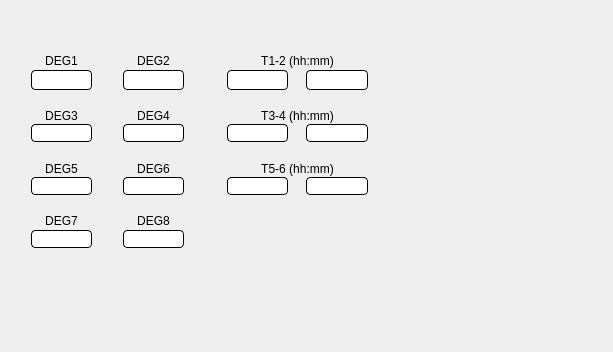
     <widget class="QWidget" name="page_Prog">
      <layout class="QGridLayout" name="gridLayout_2" rowstretch="10,5,5,5,5,5,5,5,5,5,5,5,5,15,15" columnstretch="5,10,5,10,7,10,3,10,5,10,5,15,5">
       <property name="leftMargin">
        <number>0</number>
       </property>
       <property name="topMargin">
        <number>0</number>
       </property>
       <property name="rightMargin">
        <number>0</number>
       </property>
       <property name="bottomMargin">
        <number>0</number>
       </property>
       <property name="spacing">
        <number>0</number>
       </property>
       <item row="5" column="11" rowspan="2">
        <widget class="QLabel" name="label_Draw34">
         <property name="sizePolicy">
          <sizepolicy hsizetype="Expanding" vsizetype="Expanding">
           <horstretch>0</horstretch>
           <verstretch>0</verstretch>
          </sizepolicy>
         </property>
         <property name="text">
          <string/>
         </property>
        </widget>
       </item>
       <item row="11" column="3">
        <widget class="QLabel" name="label_Ang8">
         <property name="sizePolicy">
          <sizepolicy hsizetype="Expanding" vsizetype="Expanding">
           <horstretch>0</horstretch>
           <verstretch>0</verstretch>
          </sizepolicy>
         </property>
         <property name="text">
          <string>DEG8</string>
         </property>
         <property name="alignment">
          <set>Qt::AlignCenter</set>
         </property>
        </widget>
       </item>
       <item row="8" column="3">
        <widget class="QLabel" name="label_Ang6">
         <property name="sizePolicy">
          <sizepolicy hsizetype="Expanding" vsizetype="Expanding">
           <horstretch>0</horstretch>
           <verstretch>0</verstretch>
          </sizepolicy>
         </property>
         <property name="text">
          <string>DEG6</string>
         </property>
         <property name="alignment">
          <set>Qt::AlignCenter</set>
         </property>
        </widget>
       </item>
       <item row="4" column="1">
        <spacer name="verticalSpacer_3">
         <property name="orientation">
          <enum>Qt::Vertical</enum>
         </property>
         <property name="sizeHint" stdset="0">
          <size>
           <width>20</width>
           <height>39</height>
          </size>
         </property>
        </spacer>
       </item>
       <item row="11" column="11" rowspan="2">
        <widget class="QLabel" name="label_Draw78">
         <property name="text">
          <string/>
         </property>
        </widget>
       </item>
       <item row="13" column="1">
        <spacer name="verticalSpacer_2">
         <property name="orientation">
          <enum>Qt::Vertical</enum>
         </property>
         <property name="sizeHint" stdset="0">
          <size>
           <width>20</width>
           <height>39</height>
          </size>
         </property>
        </spacer>
       </item>
       <item row="5" column="1">
        <widget class="QLabel" name="label_Ang3">
         <property name="sizePolicy">
          <sizepolicy hsizetype="Expanding" vsizetype="Expanding">
           <horstretch>0</horstretch>
           <verstretch>0</verstretch>
          </sizepolicy>
         </property>
         <property name="text">
          <string>DEG3</string>
         </property>
         <property name="alignment">
          <set>Qt::AlignCenter</set>
         </property>
        </widget>
       </item>
       <item row="6" column="1">
        <widget class="QLineEdit" name="lineEdit_Ang3">
         <property name="sizePolicy">
          <sizepolicy hsizetype="Expanding" vsizetype="Expanding">
           <horstretch>0</horstretch>
           <verstretch>0</verstretch>
          </sizepolicy>
         </property>
         <property name="styleSheet">
          <string notr="true">QLineEdit{
border-width: 1px;
border-style: solid; 
border-radius: 4px; 
border-color: rgb(0, 0, 0);
}</string>
         </property>
         <property name="alignment">
          <set>Qt::AlignCenter</set>
         </property>
         <property name="readOnly">
          <bool>true</bool>
         </property>
        </widget>
       </item>
       <item row="3" column="3">
        <widget class="QLineEdit" name="lineEdit_Ang2">
         <property name="sizePolicy">
          <sizepolicy hsizetype="Expanding" vsizetype="Expanding">
           <horstretch>0</horstretch>
           <verstretch>0</verstretch>
          </sizepolicy>
         </property>
         <property name="styleSheet">
          <string notr="true">QLineEdit{
border-width: 1px;
border-style: solid; 
border-radius: 4px; 
border-color: rgb(0, 0, 0);
}</string>
         </property>
         <property name="text">
          <string/>
         </property>
         <property name="alignment">
          <set>Qt::AlignCenter</set>
         </property>
         <property name="readOnly">
          <bool>true</bool>
         </property>
        </widget>
       </item>
       <item row="3" column="8">
        <spacer name="horizontalSpacer_6">
         <property name="orientation">
          <enum>Qt::Horizontal</enum>
         </property>
         <property name="sizeHint" stdset="0">
          <size>
           <width>13</width>
           <height>20</height>
          </size>
         </property>
        </spacer>
       </item>
       <item row="8" column="11" rowspan="2">
        <widget class="QLabel" name="label_Draw56">
         <property name="sizePolicy">
          <sizepolicy hsizetype="Expanding" vsizetype="Expanding">
           <horstretch>0</horstretch>
           <verstretch>0</verstretch>
          </sizepolicy>
         </property>
         <property name="text">
          <string/>
         </property>
        </widget>
       </item>
       <item row="9" column="7">
        <widget class="QLineEdit" name="lineEdit_T56mm">
         <property name="sizePolicy">
          <sizepolicy hsizetype="Expanding" vsizetype="Expanding">
           <horstretch>0</horstretch>
           <verstretch>0</verstretch>
          </sizepolicy>
         </property>
         <property name="styleSheet">
          <string notr="true">QLineEdit{
border-width: 1px;
border-style: solid; 
border-radius: 4px; 
border-color: rgb(0, 0, 0);
}</string>
         </property>
         <property name="alignment">
          <set>Qt::AlignCenter</set>
         </property>
         <property name="readOnly">
          <bool>true</bool>
         </property>
        </widget>
       </item>
       <item row="3" column="0">
        <spacer name="horizontalSpacer">
         <property name="orientation">
          <enum>Qt::Horizontal</enum>
         </property>
         <property name="sizeType">
          <enum>QSizePolicy::Expanding</enum>
         </property>
         <property name="sizeHint" stdset="0">
          <size>
           <width>12</width>
           <height>20</height>
          </size>
         </property>
        </spacer>
       </item>
       <item row="0" column="1">
        <widget class="QPushButton" name="pushButton_P1">
         <property name="sizePolicy">
          <sizepolicy hsizetype="Expanding" vsizetype="Expanding">
           <horstretch>0</horstretch>
           <verstretch>0</verstretch>
          </sizepolicy>
         </property>
         <property name="focusPolicy">
          <enum>Qt::NoFocus</enum>
         </property>
         <property name="styleSheet">
          <string notr="true">QPushButton{
border-width: 0px;
border-style: solid; 
border-color: rgb(0, 0, 0);
outline: none;
}
</string>
         </property>
         <property name="text">
          <string/>
         </property>
         <property name="icon">
          <iconset resource="resources.qrc">
           <normaloff>:/Resources/P1.png</normaloff>:/Resources/P1.png</iconset>
         </property>
         <property name="iconSize">
          <size>
           <width>32</width>
           <height>32</height>
          </size>
         </property>
        </widget>
       </item>
       <item row="9" column="3">
        <widget class="QLineEdit" name="lineEdit_Ang6">
         <property name="sizePolicy">
          <sizepolicy hsizetype="Expanding" vsizetype="Expanding">
           <horstretch>0</horstretch>
           <verstretch>0</verstretch>
          </sizepolicy>
         </property>
         <property name="styleSheet">
          <string notr="true">QLineEdit{
border-width: 1px;
border-style: solid; 
border-radius: 4px; 
border-color: rgb(0, 0, 0);
}</string>
         </property>
         <property name="alignment">
          <set>Qt::AlignCenter</set>
         </property>
         <property name="readOnly">
          <bool>true</bool>
         </property>
        </widget>
       </item>
       <item row="14" column="9" colspan="3">
        <widget class="QPushButton" name="pushButton_Piu">
         <property name="sizePolicy">
          <sizepolicy hsizetype="Expanding" vsizetype="Expanding">
           <horstretch>0</horstretch>
           <verstretch>0</verstretch>
          </sizepolicy>
         </property>
         <property name="focusPolicy">
          <enum>Qt::NoFocus</enum>
         </property>
         <property name="styleSheet">
          <string notr="true">QPushButton{
border-width: 0px;
border-style: solid; 
border-color: rgb(0, 0, 0);
outline: none;
}
</string>
         </property>
         <property name="text">
          <string/>
         </property>
         <property name="icon">
          <iconset resource="resources.qrc">
           <normaloff>:/Resources/plus.png</normaloff>:/Resources/plus.png</iconset>
         </property>
         <property name="iconSize">
          <size>
           <width>32</width>
           <height>32</height>
          </size>
         </property>
         <property name="autoRepeat">
          <bool>true</bool>
         </property>
         <property name="autoRepeatDelay">
          <number>300</number>
         </property>
         <property name="autoRepeatInterval">
          <number>100</number>
         </property>
        </widget>
       </item>
       <item row="9" column="1">
        <widget class="QLineEdit" name="lineEdit_Ang5">
         <property name="sizePolicy">
          <sizepolicy hsizetype="Expanding" vsizetype="Expanding">
           <horstretch>0</horstretch>
           <verstretch>0</verstretch>
          </sizepolicy>
         </property>
         <property name="styleSheet">
          <string notr="true">QLineEdit{
border-width: 1px;
border-style: solid; 
border-radius: 4px; 
border-color: rgb(0, 0, 0);
}</string>
         </property>
         <property name="alignment">
          <set>Qt::AlignCenter</set>
         </property>
         <property name="readOnly">
          <bool>true</bool>
         </property>
        </widget>
       </item>
       <item row="3" column="7">
        <widget class="QLineEdit" name="lineEdit_T12mm">
         <property name="sizePolicy">
          <sizepolicy hsizetype="Expanding" vsizetype="Expanding">
           <horstretch>0</horstretch>
           <verstretch>0</verstretch>
          </sizepolicy>
         </property>
         <property name="styleSheet">
          <string notr="true">QLineEdit{
border-width: 1px;
border-style: solid; 
border-radius: 4px; 
border-color: rgb(0, 0, 0);
}</string>
         </property>
         <property name="text">
          <string/>
         </property>
         <property name="alignment">
          <set>Qt::AlignCenter</set>
         </property>
         <property name="readOnly">
          <bool>true</bool>
         </property>
        </widget>
       </item>
       <item row="9" column="9">
        <widget class="QPushButton" name="pushButton_Rot5678">
         <property name="sizePolicy">
          <sizepolicy hsizetype="Expanding" vsizetype="Expanding">
           <horstretch>0</horstretch>
           <verstretch>0</verstretch>
          </sizepolicy>
         </property>
         <property name="focusPolicy">
          <enum>Qt::NoFocus</enum>
         </property>
         <property name="styleSheet">
          <string notr="true">QPushButton{
border-width: 0px;
border-style: solid; 
border-color: rgb(0, 0, 0);
outline: none;
}
</string>
         </property>
         <property name="text">
          <string/>
         </property>
         <property name="icon">
          <iconset resource="resources.qrc">
           <normaloff>:/Resources/orario.png</normaloff>:/Resources/orario.png</iconset>
         </property>
         <property name="iconSize">
          <size>
           <width>24</width>
           <height>24</height>
          </size>
         </property>
        </widget>
       </item>
       <item row="0" column="5">
        <widget class="QPushButton" name="pushButton_TM">
         <property name="sizePolicy">
          <sizepolicy hsizetype="Expanding" vsizetype="Expanding">
           <horstretch>0</horstretch>
           <verstretch>0</verstretch>
          </sizepolicy>
         </property>
         <property name="focusPolicy">
          <enum>Qt::NoFocus</enum>
         </property>
         <property name="styleSheet">
          <string notr="true">QPushButton{
border-width: 0px;
border-style: solid; 
border-color: rgb(0, 0, 0);
outline: none;
}
</string>
         </property>
         <property name="text">
          <string/>
         </property>
         <property name="icon">
          <iconset resource="resources.qrc">
           <normaloff>:/Resources/tempo.png</normaloff>:/Resources/tempo.png</iconset>
         </property>
         <property name="iconSize">
          <size>
           <width>32</width>
           <height>32</height>
          </size>
         </property>
        </widget>
       </item>
       <item row="5" column="3">
        <widget class="QLabel" name="label_Ang4">
         <property name="sizePolicy">
          <sizepolicy hsizetype="Expanding" vsizetype="Expanding">
           <horstretch>0</horstretch>
           <verstretch>0</verstretch>
          </sizepolicy>
         </property>
         <property name="text">
          <string>DEG4</string>
         </property>
         <property name="alignment">
          <set>Qt::AlignCenter</set>
         </property>
        </widget>
       </item>
       <item row="3" column="1">
        <widget class="QLineEdit" name="lineEdit_Ang1">
         <property name="sizePolicy">
          <sizepolicy hsizetype="Expanding" vsizetype="Expanding">
           <horstretch>0</horstretch>
           <verstretch>0</verstretch>
          </sizepolicy>
         </property>
         <property name="minimumSize">
          <size>
           <width>0</width>
           <height>0</height>
          </size>
         </property>
         <property name="styleSheet">
          <string notr="true">QLineEdit{
border-width: 1px;
border-style: solid; 
border-radius: 4px; 
border-color: rgb(0, 0, 0);
}</string>
         </property>
         <property name="text">
          <string/>
         </property>
         <property name="alignment">
          <set>Qt::AlignCenter</set>
         </property>
         <property name="readOnly">
          <bool>true</bool>
         </property>
        </widget>
       </item>
       <item row="12" column="3">
        <widget class="QLineEdit" name="lineEdit_Ang8">
         <property name="sizePolicy">
          <sizepolicy hsizetype="Expanding" vsizetype="Expanding">
           <horstretch>0</horstretch>
           <verstretch>0</verstretch>
          </sizepolicy>
         </property>
         <property name="styleSheet">
          <string notr="true">QLineEdit{
border-width: 1px;
border-style: solid; 
border-radius: 4px; 
border-color: rgb(0, 0, 0);
}</string>
         </property>
         <property name="alignment">
          <set>Qt::AlignCenter</set>
         </property>
         <property name="readOnly">
          <bool>true</bool>
         </property>
        </widget>
       </item>
       <item row="3" column="5">
        <widget class="QLineEdit" name="lineEdit_T12hh">
         <property name="sizePolicy">
          <sizepolicy hsizetype="Expanding" vsizetype="Expanding">
           <horstretch>0</horstretch>
           <verstretch>0</verstretch>
          </sizepolicy>
         </property>
         <property name="styleSheet">
          <string notr="true">QLineEdit{
border-width: 1px;
border-style: solid; 
border-radius: 4px; 
border-color: rgb(0, 0, 0);
}</string>
         </property>
         <property name="text">
          <string/>
         </property>
         <property name="alignment">
          <set>Qt::AlignCenter</set>
         </property>
         <property name="readOnly">
          <bool>true</bool>
         </property>
        </widget>
       </item>
       <item row="3" column="4">
        <spacer name="horizontalSpacer_4">
         <property name="orientation">
          <enum>Qt::Horizontal</enum>
         </property>
         <property name="sizeHint" stdset="0">
          <size>
           <width>13</width>
           <height>20</height>
          </size>
         </property>
        </spacer>
       </item>
       <item row="0" column="3">
        <widget class="QPushButton" name="pushButton_P2">
         <property name="sizePolicy">
          <sizepolicy hsizetype="Expanding" vsizetype="Expanding">
           <horstretch>0</horstretch>
           <verstretch>0</verstretch>
          </sizepolicy>
         </property>
         <property name="focusPolicy">
          <enum>Qt::NoFocus</enum>
         </property>
         <property name="styleSheet">
          <string notr="true">QPushButton{
border-width: 0px;
border-style: solid; 
border-color: rgb(0, 0, 0);
outline: none;
}
</string>
         </property>
         <property name="text">
          <string/>
         </property>
         <property name="icon">
          <iconset resource="resources.qrc">
           <normaloff>:/Resources/P2.png</normaloff>:/Resources/P2.png</iconset>
         </property>
         <property name="iconSize">
          <size>
           <width>32</width>
           <height>32</height>
          </size>
         </property>
        </widget>
       </item>
       <item row="6" column="7">
        <widget class="QLineEdit" name="lineEdit_T34mm">
         <property name="sizePolicy">
          <sizepolicy hsizetype="Expanding" vsizetype="Expanding">
           <horstretch>0</horstretch>
           <verstretch>0</verstretch>
          </sizepolicy>
         </property>
         <property name="styleSheet">
          <string notr="true">QLineEdit{
border-width: 1px;
border-style: solid; 
border-radius: 4px; 
border-color: rgb(0, 0, 0);
}</string>
         </property>
         <property name="alignment">
          <set>Qt::AlignCenter</set>
         </property>
         <property name="readOnly">
          <bool>true</bool>
         </property>
        </widget>
       </item>
       <item row="10" column="1">
        <spacer name="verticalSpacer_5">
         <property name="orientation">
          <enum>Qt::Vertical</enum>
         </property>
         <property name="sizeHint" stdset="0">
          <size>
           <width>20</width>
           <height>38</height>
          </size>
         </property>
        </spacer>
       </item>
       <item row="2" column="1">
        <widget class="QLabel" name="label_Ang1">
         <property name="sizePolicy">
          <sizepolicy hsizetype="Expanding" vsizetype="Expanding">
           <horstretch>0</horstretch>
           <verstretch>0</verstretch>
          </sizepolicy>
         </property>
         <property name="text">
          <string>DEG1</string>
         </property>
         <property name="alignment">
          <set>Qt::AlignCenter</set>
         </property>
        </widget>
       </item>
       <item row="3" column="2">
        <spacer name="horizontalSpacer_3">
         <property name="orientation">
          <enum>Qt::Horizontal</enum>
         </property>
         <property name="sizeHint" stdset="0">
          <size>
           <width>12</width>
           <height>20</height>
          </size>
         </property>
        </spacer>
       </item>
       <item row="9" column="5">
        <widget class="QLineEdit" name="lineEdit_T56hh">
         <property name="sizePolicy">
          <sizepolicy hsizetype="Expanding" vsizetype="Expanding">
           <horstretch>0</horstretch>
           <verstretch>0</verstretch>
          </sizepolicy>
         </property>
         <property name="styleSheet">
          <string notr="true">QLineEdit{
border-width: 1px;
border-style: solid; 
border-radius: 4px; 
border-color: rgb(0, 0, 0);
}</string>
         </property>
         <property name="alignment">
          <set>Qt::AlignCenter</set>
         </property>
         <property name="readOnly">
          <bool>true</bool>
         </property>
        </widget>
       </item>
       <item row="8" column="1">
        <widget class="QLabel" name="label_Ang5">
         <property name="sizePolicy">
          <sizepolicy hsizetype="Expanding" vsizetype="Expanding">
           <horstretch>0</horstretch>
           <verstretch>0</verstretch>
          </sizepolicy>
         </property>
         <property name="text">
          <string>DEG5</string>
         </property>
         <property name="alignment">
          <set>Qt::AlignCenter</set>
         </property>
        </widget>
       </item>
       <item row="1" column="1">
        <spacer name="verticalSpacer">
         <property name="orientation">
          <enum>Qt::Vertical</enum>
         </property>
         <property name="sizeHint" stdset="0">
          <size>
           <width>20</width>
           <height>39</height>
          </size>
         </property>
        </spacer>
       </item>
       <item row="6" column="9">
        <widget class="QPushButton" name="pushButton_Rot3456">
         <property name="sizePolicy">
          <sizepolicy hsizetype="Expanding" vsizetype="Expanding">
           <horstretch>0</horstretch>
           <verstretch>0</verstretch>
          </sizepolicy>
         </property>
         <property name="focusPolicy">
          <enum>Qt::NoFocus</enum>
         </property>
         <property name="styleSheet">
          <string notr="true">QPushButton{
border-width: 0px;
border-style: solid; 
border-color: rgb(0, 0, 0);
outline: none;
}
</string>
         </property>
         <property name="text">
          <string/>
         </property>
         <property name="icon">
          <iconset resource="resources.qrc">
           <normaloff>:/Resources/orario.png</normaloff>:/Resources/orario.png</iconset>
         </property>
         <property name="iconSize">
          <size>
           <width>24</width>
           <height>24</height>
          </size>
         </property>
        </widget>
       </item>
       <item row="14" column="1" colspan="3">
        <widget class="QPushButton" name="pushButton_Meno">
         <property name="sizePolicy">
          <sizepolicy hsizetype="Expanding" vsizetype="Expanding">
           <horstretch>0</horstretch>
           <verstretch>0</verstretch>
          </sizepolicy>
         </property>
         <property name="focusPolicy">
          <enum>Qt::NoFocus</enum>
         </property>
         <property name="styleSheet">
          <string notr="true">QPushButton{
border-width: 0px;
border-style: solid; 
border-color: rgb(0, 0, 0);
outline: none;
}
</string>
         </property>
         <property name="text">
          <string/>
         </property>
         <property name="icon">
          <iconset resource="resources.qrc">
           <normaloff>:/Resources/minus.png</normaloff>:/Resources/minus.png</iconset>
         </property>
         <property name="iconSize">
          <size>
           <width>32</width>
           <height>32</height>
          </size>
         </property>
         <property name="autoRepeat">
          <bool>true</bool>
         </property>
         <property name="autoRepeatInterval">
          <number>100</number>
         </property>
        </widget>
       </item>
       <item row="3" column="6">
        <spacer name="horizontalSpacer_5">
         <property name="orientation">
          <enum>Qt::Horizontal</enum>
         </property>
         <property name="sizeHint" stdset="0">
          <size>
           <width>12</width>
           <height>20</height>
          </size>
         </property>
        </spacer>
       </item>
       <item row="11" column="1">
        <widget class="QLabel" name="label_Ang7">
         <property name="sizePolicy">
          <sizepolicy hsizetype="Expanding" vsizetype="Expanding">
           <horstretch>0</horstretch>
           <verstretch>0</verstretch>
          </sizepolicy>
         </property>
         <property name="text">
          <string>DEG7</string>
         </property>
         <property name="alignment">
          <set>Qt::AlignCenter</set>
         </property>
        </widget>
       </item>
       <item row="3" column="9">
        <widget class="QPushButton" name="pushButton_Rot1234">
         <property name="sizePolicy">
          <sizepolicy hsizetype="Expanding" vsizetype="Expanding">
           <horstretch>0</horstretch>
           <verstretch>0</verstretch>
          </sizepolicy>
         </property>
         <property name="focusPolicy">
          <enum>Qt::NoFocus</enum>
         </property>
         <property name="styleSheet">
          <string notr="true">QPushButton{
border-width: 0px;
border-style: solid; 
border-color: rgb(0, 0, 0);
outline: none;
}
</string>
         </property>
         <property name="text">
          <string/>
         </property>
         <property name="icon">
          <iconset resource="resources.qrc">
           <normaloff>:/Resources/orario.png</normaloff>:/Resources/orario.png</iconset>
         </property>
         <property name="iconSize">
          <size>
           <width>24</width>
           <height>24</height>
          </size>
         </property>
        </widget>
       </item>
       <item row="3" column="10">
        <spacer name="horizontalSpacer_2">
         <property name="orientation">
          <enum>Qt::Horizontal</enum>
         </property>
         <property name="sizeHint" stdset="0">
          <size>
           <width>40</width>
           <height>20</height>
          </size>
         </property>
        </spacer>
       </item>
       <item row="6" column="3">
        <widget class="QLineEdit" name="lineEdit_Ang4">
         <property name="sizePolicy">
          <sizepolicy hsizetype="Expanding" vsizetype="Expanding">
           <horstretch>0</horstretch>
           <verstretch>0</verstretch>
          </sizepolicy>
         </property>
         <property name="styleSheet">
          <string notr="true">QLineEdit{
border-width: 1px;
border-style: solid; 
border-radius: 4px; 
border-color: rgb(0, 0, 0);
}</string>
         </property>
         <property name="alignment">
          <set>Qt::AlignCenter</set>
         </property>
         <property name="readOnly">
          <bool>true</bool>
         </property>
        </widget>
       </item>
       <item row="7" column="1">
        <spacer name="verticalSpacer_4">
         <property name="orientation">
          <enum>Qt::Vertical</enum>
         </property>
         <property name="sizeHint" stdset="0">
          <size>
           <width>20</width>
           <height>39</height>
          </size>
         </property>
        </spacer>
       </item>
       <item row="2" column="3">
        <widget class="QLabel" name="label_Ang2">
         <property name="sizePolicy">
          <sizepolicy hsizetype="Expanding" vsizetype="Expanding">
           <horstretch>0</horstretch>
           <verstretch>0</verstretch>
          </sizepolicy>
         </property>
         <property name="text">
          <string>DEG2</string>
         </property>
         <property name="alignment">
          <set>Qt::AlignCenter</set>
         </property>
        </widget>
       </item>
       <item row="12" column="1">
        <widget class="QLineEdit" name="lineEdit_Ang7">
         <property name="sizePolicy">
          <sizepolicy hsizetype="Expanding" vsizetype="Expanding">
           <horstretch>0</horstretch>
           <verstretch>0</verstretch>
          </sizepolicy>
         </property>
         <property name="styleSheet">
          <string notr="true">QLineEdit{
border-width: 1px;
border-style: solid; 
border-radius: 4px; 
border-color: rgb(0, 0, 0);
}</string>
         </property>
         <property name="alignment">
          <set>Qt::AlignCenter</set>
         </property>
         <property name="readOnly">
          <bool>true</bool>
         </property>
        </widget>
       </item>
       <item row="6" column="5">
        <widget class="QLineEdit" name="lineEdit_T34hh">
         <property name="sizePolicy">
          <sizepolicy hsizetype="Expanding" vsizetype="Expanding">
           <horstretch>0</horstretch>
           <verstretch>0</verstretch>
          </sizepolicy>
         </property>
         <property name="styleSheet">
          <string notr="true">QLineEdit{
border-width: 1px;
border-style: solid; 
border-radius: 4px; 
border-color: rgb(0, 0, 0);
}</string>
         </property>
         <property name="alignment">
          <set>Qt::AlignCenter</set>
         </property>
         <property name="readOnly">
          <bool>true</bool>
         </property>
        </widget>
       </item>
       <item row="3" column="12">
        <spacer name="horizontalSpacer_7">
         <property name="orientation">
          <enum>Qt::Horizontal</enum>
         </property>
         <property name="sizeHint" stdset="0">
          <size>
           <width>40</width>
           <height>20</height>
          </size>
         </property>
        </spacer>
       </item>
       <item row="14" column="5" colspan="3">
        <widget class="QPushButton" name="pushButton_Update">
         <property name="sizePolicy">
          <sizepolicy hsizetype="Expanding" vsizetype="Expanding">
           <horstretch>0</horstretch>
           <verstretch>0</verstretch>
          </sizepolicy>
         </property>
         <property name="focusPolicy">
          <enum>Qt::ClickFocus</enum>
         </property>
         <property name="styleSheet">
          <string notr="true">QPushButton{
border-width: 0px;
border-style: solid; 
border-color: rgb(0, 0, 0);
outline: none;
}
</string>
         </property>
         <property name="text">
          <string/>
         </property>
         <property name="icon">
          <iconset resource="resources.qrc">
           <normaloff>:/Resources/Refresh.png</normaloff>:/Resources/Refresh.png</iconset>
         </property>
         <property name="iconSize">
          <size>
           <width>32</width>
           <height>32</height>
          </size>
         </property>
        </widget>
       </item>
       <item row="2" column="5" colspan="3">
        <widget class="QLabel" name="label_T12">
         <property name="sizePolicy">
          <sizepolicy hsizetype="Expanding" vsizetype="Expanding">
           <horstretch>0</horstretch>
           <verstretch>0</verstretch>
          </sizepolicy>
         </property>
         <property name="text">
          <string>T1-2 (hh:mm)</string>
         </property>
         <property name="alignment">
          <set>Qt::AlignCenter</set>
         </property>
        </widget>
       </item>
       <item row="5" column="5" colspan="3">
        <widget class="QLabel" name="label_T34">
         <property name="sizePolicy">
          <sizepolicy hsizetype="Expanding" vsizetype="Expanding">
           <horstretch>0</horstretch>
           <verstretch>0</verstretch>
          </sizepolicy>
         </property>
         <property name="text">
          <string>T3-4 (hh:mm)</string>
         </property>
         <property name="alignment">
          <set>Qt::AlignCenter</set>
         </property>
        </widget>
       </item>
       <item row="8" column="5" colspan="3">
        <widget class="QLabel" name="label_T56">
         <property name="sizePolicy">
          <sizepolicy hsizetype="Expanding" vsizetype="Expanding">
           <horstretch>0</horstretch>
           <verstretch>0</verstretch>
          </sizepolicy>
         </property>
         <property name="text">
          <string>T5-6 (hh:mm)</string>
         </property>
         <property name="alignment">
          <set>Qt::AlignCenter</set>
         </property>
        </widget>
       </item>
       <item row="2" column="11" rowspan="2">
        <widget class="QLabel" name="label_Draw12">
         <property name="sizePolicy">
          <sizepolicy hsizetype="Expanding" vsizetype="Expanding">
           <horstretch>0</horstretch>
           <verstretch>0</verstretch>
          </sizepolicy>
         </property>
         <property name="text">
          <string/>
         </property>
        </widget>
       </item>
       <item row="0" column="10" colspan="2">
        <widget class="QPushButton" name="pushButton_LoadSave">
         <property name="sizePolicy">
          <sizepolicy hsizetype="Expanding" vsizetype="Expanding">
           <horstretch>0</horstretch>
           <verstretch>0</verstretch>
          </sizepolicy>
         </property>
         <property name="focusPolicy">
          <enum>Qt::NoFocus</enum>
         </property>
         <property name="styleSheet">
          <string notr="true">QPushButton{
border-width: 0px;
border-style: solid; 
border-color: rgb(0, 0, 0);
outline: none;
}
</string>
         </property>
         <property name="text">
          <string/>
         </property>
         <property name="icon">
          <iconset resource="resources.qrc">
           <normaloff>:/Resources/loadsave.png</normaloff>:/Resources/loadsave.png</iconset>
         </property>
         <property name="iconSize">
          <size>
           <width>48</width>
           <height>32</height>
          </size>
         </property>
        </widget>
       </item>
      </layout>
     </widget>
